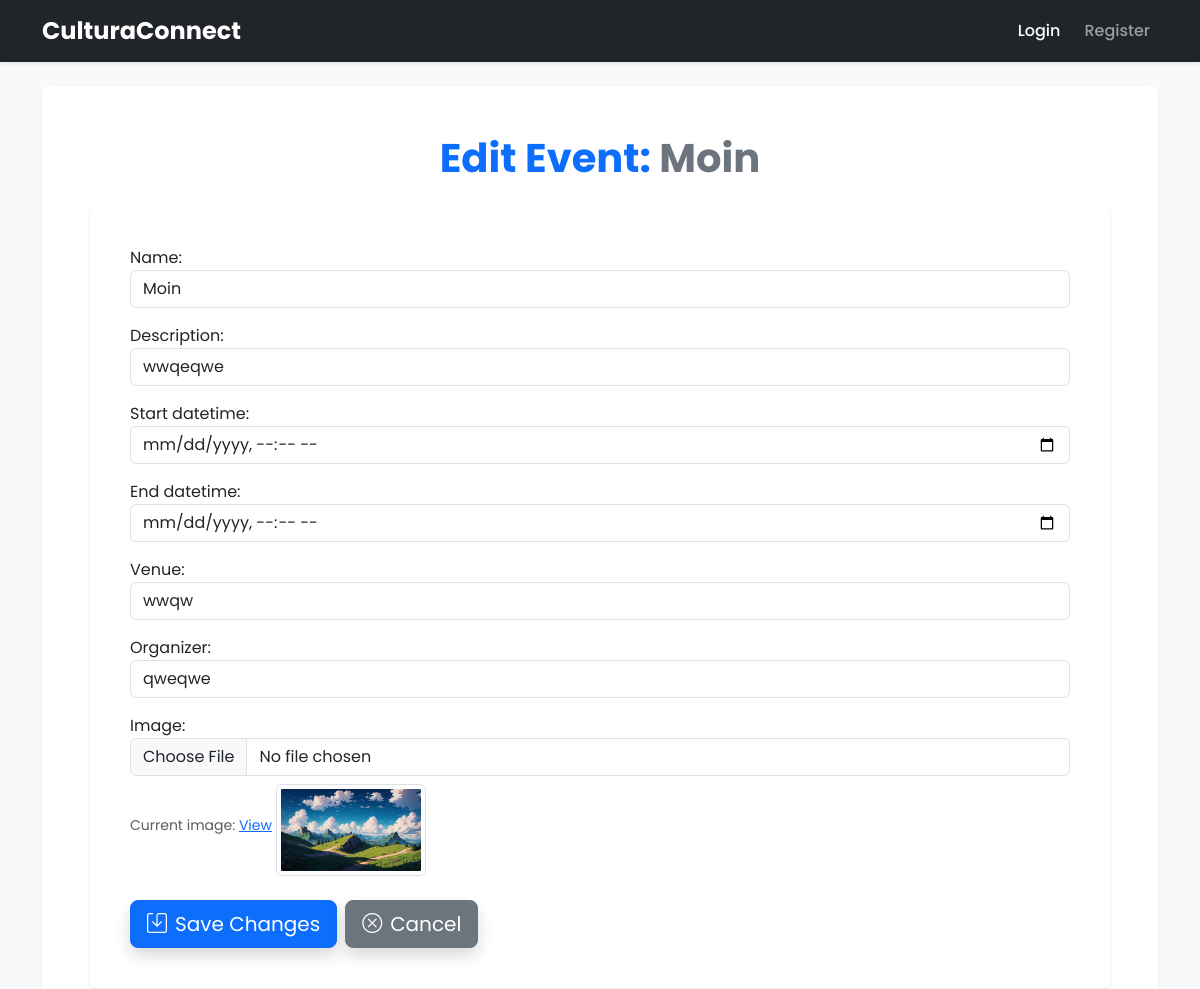
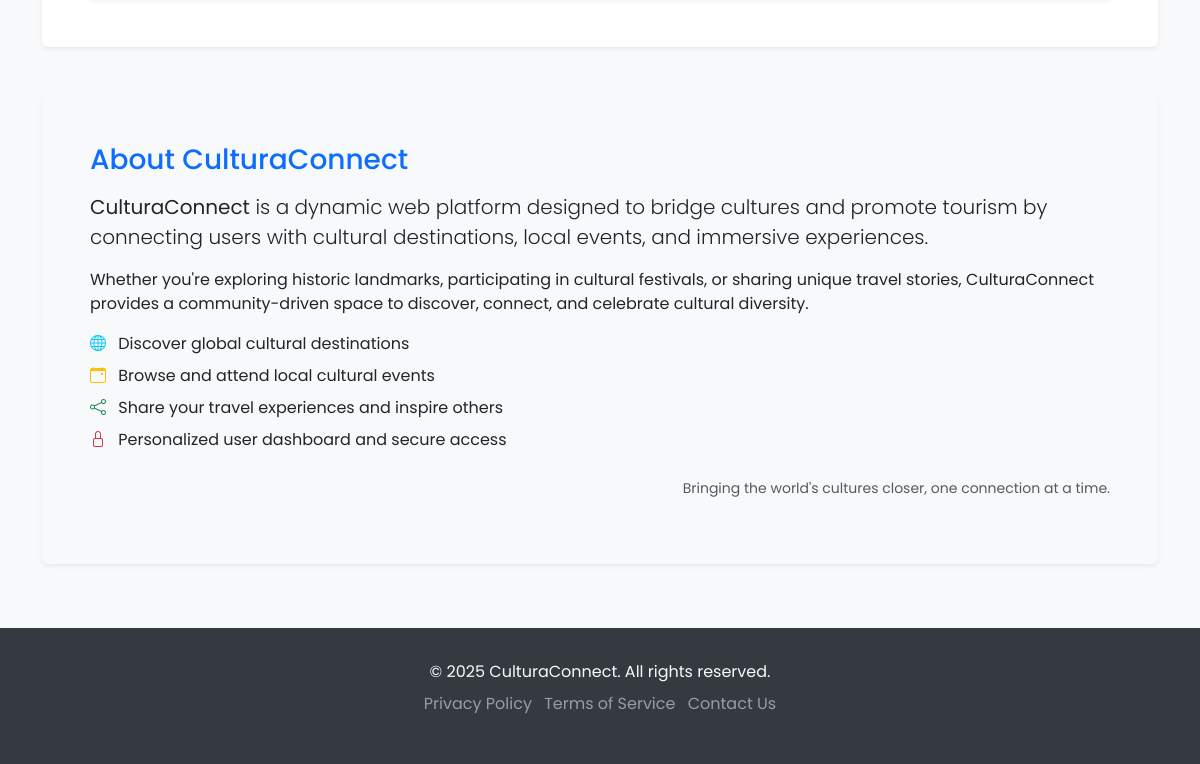
Screenshot of /events/1/update/ with the database file from the repository (2 pictures, top to bottom).
### events/models.py (models this page shows, shortened)
class Event(models.Model):
    name = models.CharField(max_length=255)
    description = models.TextField()
    start_datetime = models.DateTimeField()
    end_datetime = models.DateTimeField(blank=True, null=True)
    venue = models.CharField(max_length=255)
    organizer = models.CharField(max_length=150, blank=True) # Or ForeignKey to User/Organization model
    image = models.ImageField(upload_to='event_images/', blank=True, null=True)
    created_at = models.DateTimeField(auto_now_add=True)
    updated_at = models.DateTimeField(auto_now=True)
    def get_absolute_url(self):
        return reverse('events:event_detail', kwargs={'pk': self.pk})

### events/views.py (the view)
# urls.py: path('<int:pk>/update/', views.EventUpdateView.as_view(), name='event_update'),
class EventUpdateView(UpdateView):
    model = Event
    form_class = EventForm # Use the custom form
    template_name = 'events/event_form.html'

### events/forms.py
class EventForm(forms.ModelForm):
    class Meta:
        model = Event
        fields = [
            'name',
            'description',
            'start_datetime',
            'end_datetime',
            'venue',
            'organizer', # If this were a ForeignKey, you might exclude it or handle it differently
            'image',
        ]
        widgets = {
            'start_datetime': DateTimeInput(),
            'end_datetime': DateTimeInput(),
            'description': forms.Textarea(attrs={'rows': 4}),
        }
    def __init__(self, *args, **kwargs):
        super().__init__(*args, **kwargs)
        for field_name, field in self.fields.items():
            if field.widget.attrs.get('class'):
                field.widget.attrs['class'] += ' form-control' # Example for bootstrap
            else:
                field.widget.attrs['class'] = 'form-control' # Example for bootstrap
            if field_name in ['start_datetime', 'end_datetime'] and self.instance.pk:
                if field.initial:
                    field.initial = field.initial.strftime('%Y-%m-%dT%H:%M')

### events/templates/events/event_form.html (shortened to what this page needs)
{% extends "base.html" %}
{% load static %}
{% block content %}
    <h1 class="mb-4 text-center text-primary fw-bold">
        {% if object %}
            Edit Event: <span class="text-secondary">{{ object.name }}</span>
        {% else %}
            Create New Event
        {% endif %}
    </h1>
    <div class="card p-4 shadow-sm border-0">
        <div class="card-body">
            <form method="post" enctype="multipart/form-data">
                {% for field in form %}
                    <div class="mb-3">
                        {{ field.label_tag }}
                        {% if field.field.widget.input_type == 'file' %}
                            <input type="file" class="form-control" id="{{ field.id_for_label }}" name="{{ field.html_name }}" {% if field.field.required %}required{% endif %} {% if field.value %}value="{{ field.value.url }}"{% endif %}>
                            {% if field.value and field.value.url %}
                                <small class="form-text text-muted mt-2">Current image: <a href="{{ field.value.url }}" target="_blank">View</a></small>
                                <img src="{{ field.value.url }}" alt="Current Image" class="img-thumbnail mt-2" style="max-width: 150px; height: auto;">
                            {% endif %}
                        {% elif field.field.widget.input_type == 'textarea' %}
                            <textarea class="form-control {% if field.errors %}is-invalid{% endif %}" id="{{ field.id_for_label }}" name="{{ field.html_name }}" rows="5" {% if field.field.required %}required{% endif %}>{{ field.value|default_if_none:"" }}</textarea>
                        {% else %}
                            <input type="{{ field.field.widget.input_type }}" class="form-control {% if field.errors %}is-invalid{% endif %}" id="{{ field.id_for_label }}" name="{{ field.html_name }}" value="{{ field.value|default_if_none:"" }}" {% if field.field.required %}required{% endif %}>
                        {% endif %}
                    </div>
                {% endfor %}
                <div class="d-grid gap-2 d-md-flex justify-content-md-start mt-4">
                    <button type="submit" class="btn btn-primary btn-lg shadow">
                        {% if object %}
                            <i class="bi bi-save me-2"></i>Save Changes
                        {% else %}
                            <i class="bi bi-plus-circle me-2"></i>Create Event
                        {% endif %}
                    </button>
                    <a href="{% if object %}{{ object.get_absolute_url }}{% else %}{% url 'events:event_list' %}{% endif %}" class="btn btn-secondary btn-lg shadow">
                        <i class="bi bi-x-circle me-2"></i>Cancel
                    </a>
                </div>
            </form>
        </div>
    </div>
{% endblock %}

### templates/base.html (style rules this page uses)
body { font-family: 'Poppins', sans-serif; background-color: #f8f9fa; }
h1, h2, h3, h4, h5, h6 { font-family: 'Poppins', sans-serif; color: #343a40; }

### rows the page displays
Event: name "Moin", name "Moin" "wwqeqwe" "wwqw" "qweqwe"

### other values shown
{{ field.label_tag }} "Name:" "Description:" "Start datetime:" "End datetime:" "Venue:" "Organizer:" "Image:"
